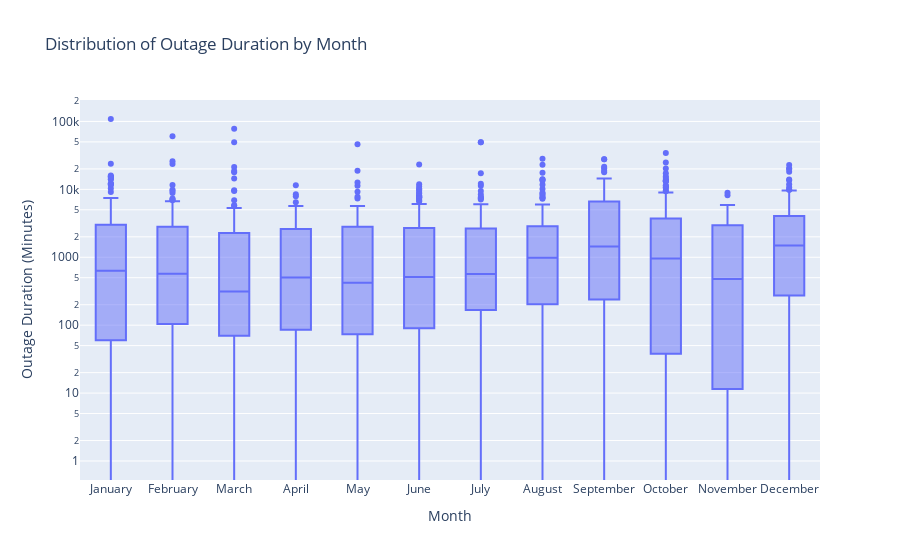

Notebook source saved alongside this figure:
### Markdown cell above
### Bivariate analysis

### Code cell
df['START.MONTH'] = df['START.DATETIME'].dt.month_name()

fig_bi_1 = px.box(df, 
                  x='START.MONTH', 
                  y='OUTAGE.DURATION',
                  title='Distribution of Outage Duration by Month',
                  category_orders={"START.MONTH": ["January", "February", "March", "April", "May", "June", 
                                                   "July", "August", "September", "October", "November", "December"]},
                  labels={'START.MONTH': 'Month', 'OUTAGE.DURATION': 'Outage Duration (Minutes)'})

fig_bi_1.update_yaxes(type="log")
fig_bi_1.write_html("duration_month.html", include_plotlyjs='cdn')
fig_bi_1.show()

### Figure 1 — Plotly figure (JSON) as saved in the notebook; plotly's stock layout.template omitted (floating-point values rounded to 4 significant figures; data arrays with more than 128 entries replaced by an {"elided": "..."} marker saying what was removed)
{"data": [{"alignmentgroup": "True", "hovertemplate": "Month=%{x}<br>Outage Duration (Minutes)=%{y}<extra></extra>", "legendgroup": "", "marker": {"color": "#636efa"}, "name": "", "notched": false, "offsetgroup": "", "orientation": "v", "showlegend": false, "type": "box", "x": {"elided": "1534 str values"}, "x0": " ", "xaxis": "x", "y": {"elided": "1534 float values"}, "y0": " ", "yaxis": "y"}], "layout": {"boxmode": "group", "legend": {"tracegroupgap": 0}, "title": {"text": "Distribution of Outage Duration by Month"}, "xaxis": {"anchor": "y", "categoryarray": ["January", "February", "March", "April", "May", "June", "July", "August", "September", "October", "November", "December"], "categoryorder": "array", "domain": [0, 1], "title": {"text": "Month"}}, "yaxis": {"anchor": "x", "domain": [0, 1], "title": {"text": "Outage Duration (Minutes)"}, "type": "log"}}}
